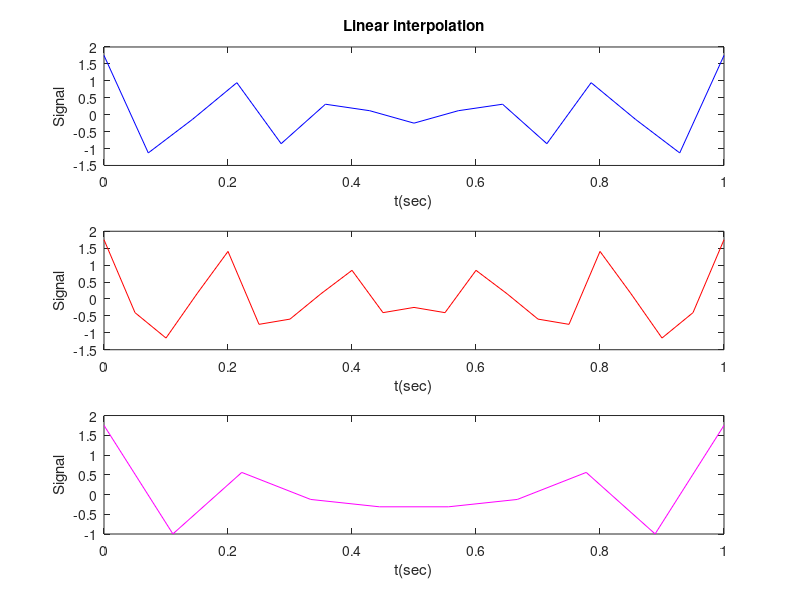
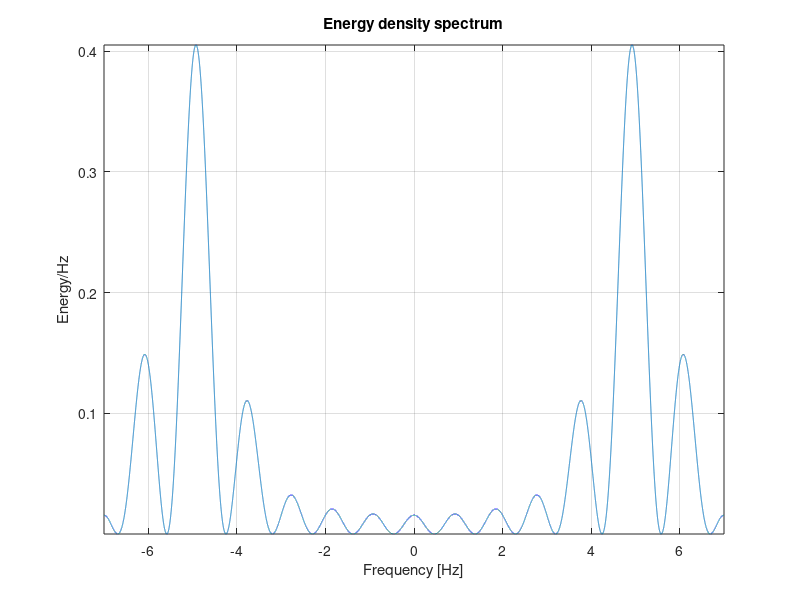
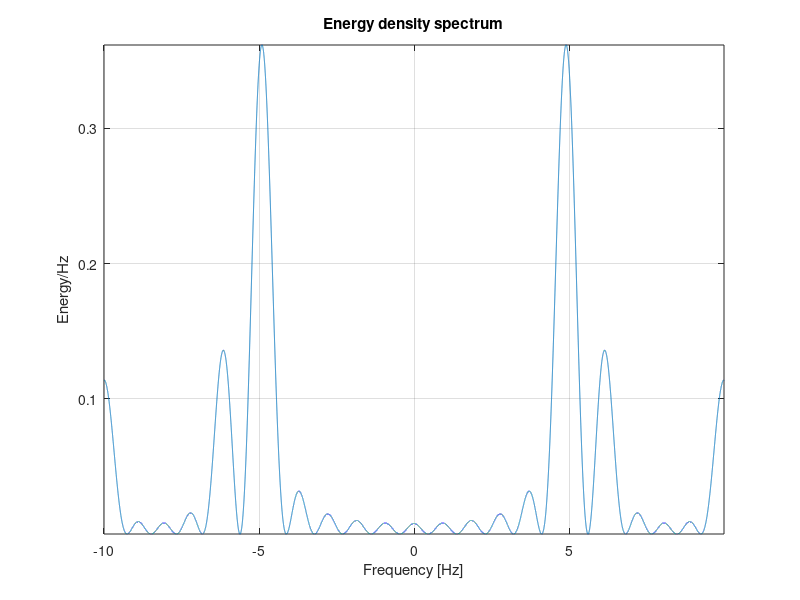
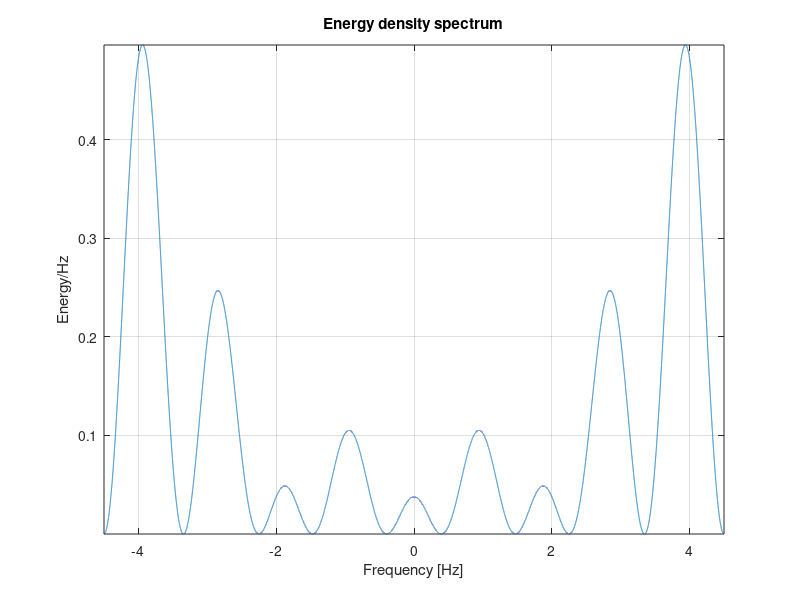

Here is the MATLAB script that generated these plots, in order: (Note: this script raises an error after producing the figures.)
%Question 1:
%Part 1:
a = 1 + mod(30,3);
t = linspace(0,a,30);
x1 = inline("a*cos(2*pi*5*a*t)",'a','t');
x2 = inline("(a/2)*cos(2*pi*6*a*t)",'a','t');
x3 = inline("(a/4)*cos(2*pi*10*a*t)",'a','t');
hold on
plot(t,x1(a,t),'m')
plot(t,x2(a,t),'b')
plot(t,x3(a,t),'r')
ylabel('Signal');
xlabel('t(sec)');
hold off


%Part 2:
s = x1(a,t)+x2(a,t)+x3(a,t);
plot(t,s,'r')
ylabel('Signal');
xlabel('t(sec)');

%Part 3:

%a
Fs = 14*a;
T = 1/Fs;
t =[0:T:a];
s = x1(a,t)+x2(a,t)+x3(a,t);
subplot(3,1,1)
stem(t,s,'b')
ylabel('Signal');
xlabel('t(sec)');
title('Discretization')

%b
Fs = 20*a;
T = 1/Fs;
t =[0:T:a];
s = x1(a,t)+x2(a,t)+x3(a,t);
subplot(3,1,2)
stem(t,s,'r')
ylabel('Signal');
xlabel('t(sec)');

%c
Fs = 9*a;
T = 1/Fs;
t =[0:T:a];
s = x1(a,t)+x2(a,t)+x3(a,t);
subplot(3,1,3)
stem(t,s,'m')
ylabel('Signal');
xlabel('t(sec)');


%Part 4:
%a
Fs = 14*a;
T = 1/Fs;
t =[0:T:a];
s = x1(a,t)+x2(a,t)+x3(a,t);
subplot(3,1,1)
plot(t,s,'b')
ylabel('Signal');
xlabel('t(sec)');
title('Linear interpolation')

%b
Fs = 20*a;
T = 1/Fs;
t =[0:T:a];
s = x1(a,t)+x2(a,t)+x3(a,t);
subplot(3,1,2)
plot(t,s,'r')
ylabel('Signal');
xlabel('t(sec)');

%c
Fs = 9*a;
T = 1/Fs;
t =[0:T:a];
s = x1(a,t)+x2(a,t)+x3(a,t);
subplot(3,1,3)
plot(t,s,'m')
ylabel('Signal');
xlabel('t(sec)');

%Part 5:
%a
fs = 14*a;
T = 1/fs;
t =[0:T:a];
s = x1(a,t)+x2(a,t)+x3(a,t);
N=2^16;
y=fft(s,N); 
z=fftshift(y); 
f_vec=[0:1:N-1]*fs/N-fs/2; 
amplitude_spectra=abs(z)/fs; 
amplitude_spectra=abs(z)*T;
figure;plot(f_vec,abs(amplitude_spectra).^2);
xlabel('Frequency [Hz]')
ylabel('Energy/Hz')
title('Energy density spectrum')
grid on
set(gcf,'color','w');
axis tight
%calculate total energy
Eg=sum(s.^2)*T 

%b
fs = 20*a;
T = 1/fs;
t =[0:T:a];
s = x1(a,t)+x2(a,t)+x3(a,t);
N=2^16;
y=fft(s,N); 
z=fftshift(y); 
f_vec=[0:1:N-1]*fs/N-fs/2; 
amplitude_spectra=abs(z)/fs; 
amplitude_spectra=abs(z)*T;
figure;plot(f_vec,abs(amplitude_spectra).^2);
xlabel('Frequency [Hz]')
ylabel('Energy/Hz')
title('Energy density spectrum')
grid on
set(gcf,'color','w');
axis tight
Eg=sum(s.^2)*T 

%c
fs = 9*a;
T = 1/fs;
t =[0:T:a];
s = x1(a,t)+x2(a,t)+x3(a,t);
N=2^16;
y=fft(s,N); 
z=fftshift(y); 
f_vec=[0:1:N-1]*fs/N-fs/2; 
amplitude_spectra=abs(z)/fs; 
amplitude_spectra=abs(z)*T;
figure;plot(f_vec,abs(amplitude_spectra).^2);
xlabel('Frequency [Hz]')
ylabel('Energy/Hz')
title('Energy density spectrum')
grid on
set(gcf,'color','w');
axis tight
Eg=sum(s.^2)*T 



%Question 2:
% Upsampling
Fs = 10;
t = linspace(0,1,Fs);
Do = sin(2*pi*261.63*t);
Re = sin(2*pi*293.66*t);
Mi = sin(2*pi*329.63*t);
Fa = sin(2*pi*349.23*t);
So = sin(2*pi*392.00*t);
La = sin(2*pi*220.00*t);
Ti = sin(2*pi*246.94*t);
z = [Do,Re,Mi,Fa,So,La,Ti];
figure;
subplot(2,1,1)
plot(z)
ylabel('Signal');
xlabel('t(sec)');
title('Upsampling')

y1 = upsample(s,3);
subplot(2,1,2)
plot(y1)
ylabel('Signal');
xlabel('t(sec)');

% Downsampling
Fs = 80;
t = linspace(0,1,Fs);
Do = sin(2*pi*261.63*t);
Re = sin(2*pi*293.66*t);
Mi = sin(2*pi*329.63*t);
Fa = sin(2*pi*349.23*t);
So = sin(2*pi*392.00*t);
La = sin(2*pi*220.00*t);
Ti = sin(2*pi*246.94*t);
z = [Do,Re,Mi,Fa,So,La,Ti];
figure;
subplot(2,1,1)
plot(z);
ylabel('Signal');
xlabel('t(sec)');
title('Downsampling')

y2 = downsample(z,3);
subplot(2,1,2)
plot(y2);
ylabel('Signal');
xlabel('t(sec)');

% For audio 
Fs = 44100;
t = linspace(0,5,20000);
Do = sin(2*pi*261.63*t);
Re = sin(2*pi*293.66*t);
Mi = sin(2*pi*329.63*t);
Fa = sin(2*pi*349.23*t);
So = sin(2*pi*392.00*t);
La = sin(2*pi*220.00*t);
Ti = sin(2*pi*246.94*t);
z = [Do,Re,Mi,Fa,So,La,Ti];
audiowrite('Tone.wav',z,Fs);
%sound(z,44100);
%sound(z,22050);
%sound(z,10250);


%Question 3:
[s,Fs] =audioread('Track001.wav');
y1 = downsample(s,2);
y2 = upsample(s,3);
%sound(y1,Fs)
%sound(y2,Fs)